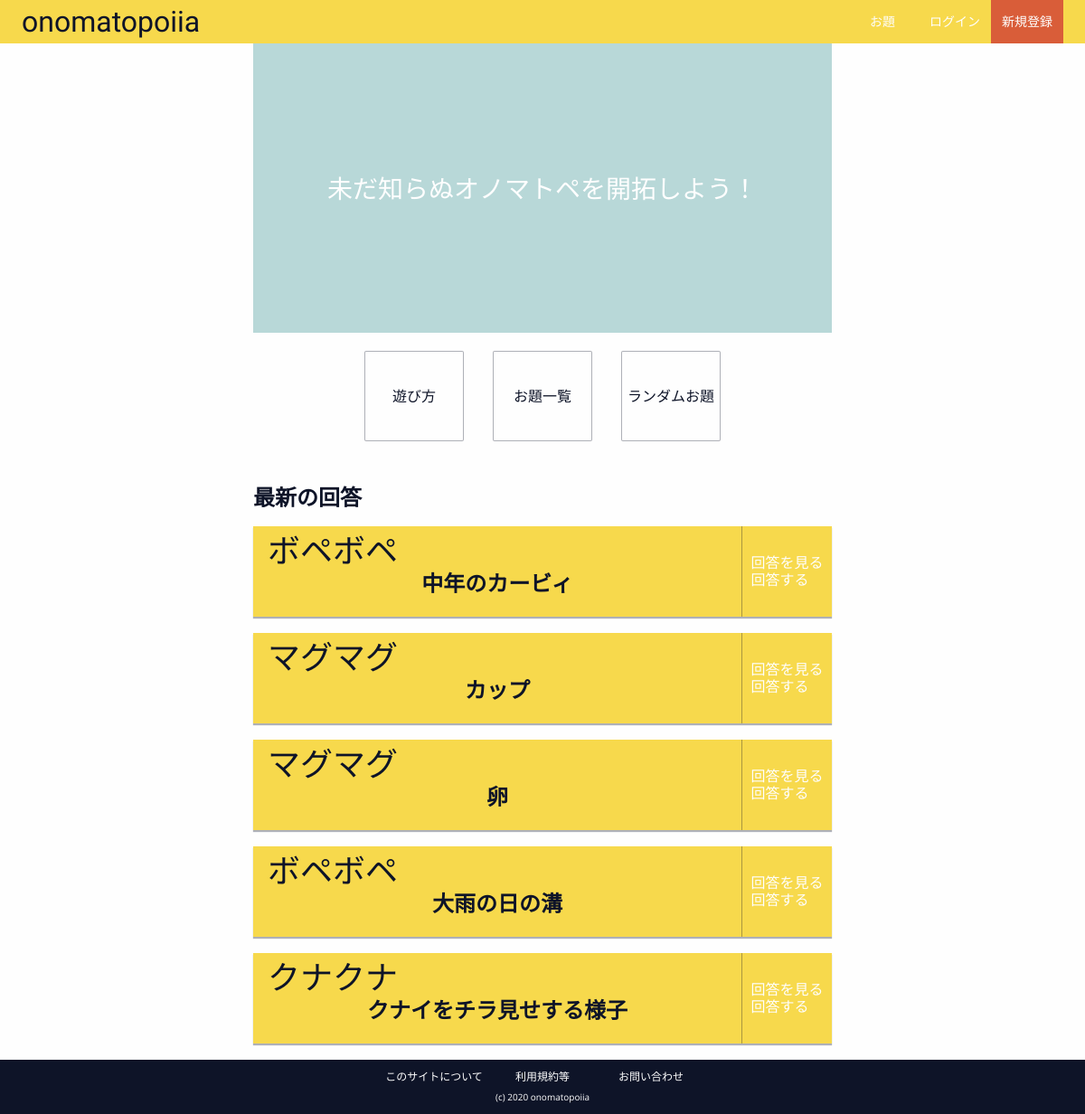
The app's page /, older data.
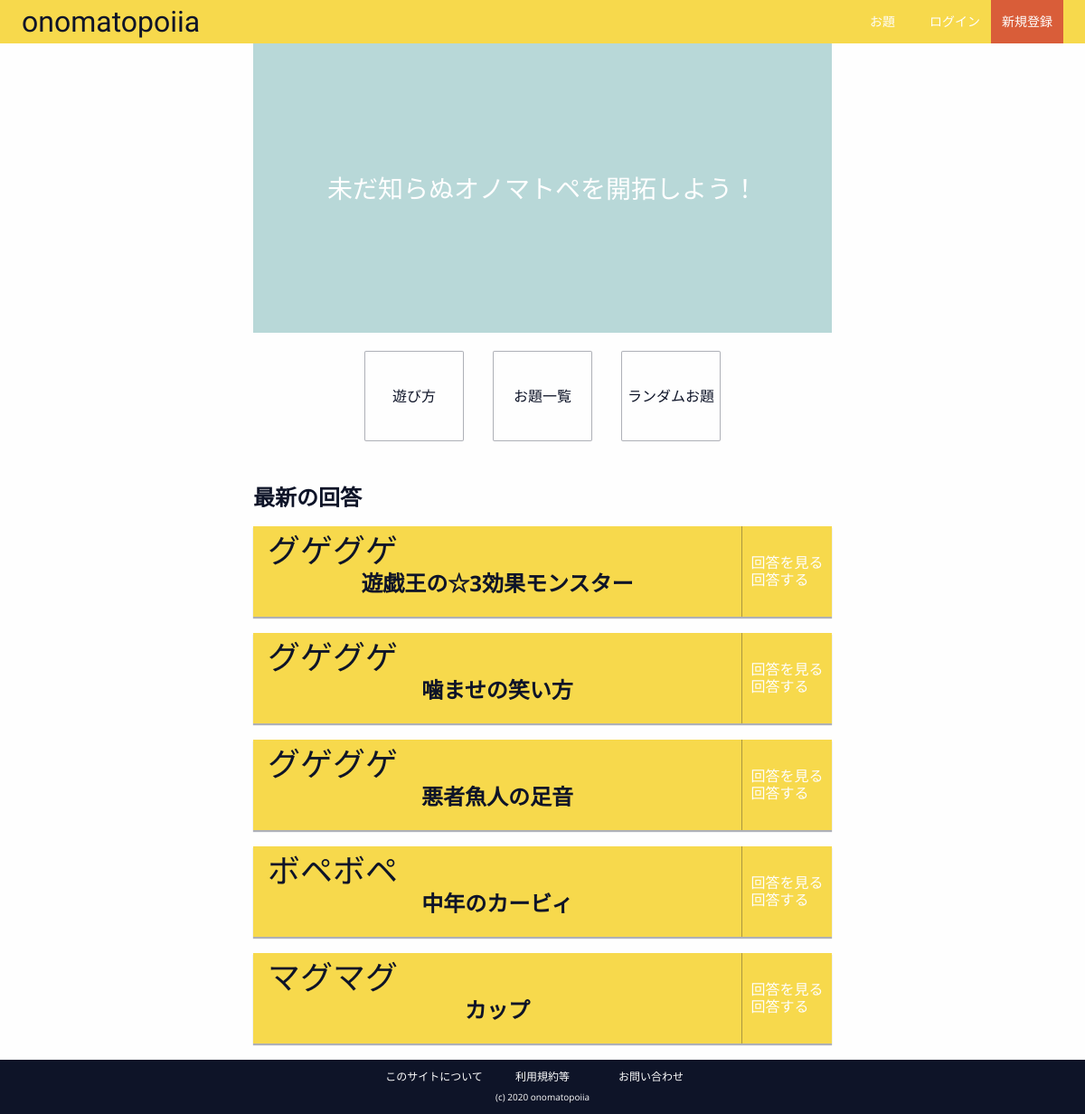
The same page, newer data.
### onomato/models.py (models this page shows, shortened)
class Answer(models.Model):
    odai = models.ForeignKey(Odai, on_delete=models.CASCADE)
    answer_text = models.CharField(max_length=50, null=False)
    pub_date = models.DateTimeField('date published')

class Odai(models.Model):
    odai_text = models.CharField(max_length=4)
    pub_date = models.DateTimeField('date published')

### onomato/views.py (the view)
# urls.py: path('', views.index, name='index'),
def index(request):
    latest_answer = Answer.objects.order_by('-pub_date')[:5]
    context = {
        'latest_answer': latest_answer,
    }
    return render(request, 'index.html', context)

### templates/index.html (shortened to what this page needs)
{% extends 'base.html' %} {% load static %} {% block link %}
<link rel="stylesheet" href="{% static '/css/index.css' %}" />
{% endblock %} {% block content %}
<div class="main__top">
  <div class="main__top__first-view">
    <p>
      未だ知らぬオノマトペを開拓しよう！
    </p>
  </div>
  <div class="main__top__navs">
    <a href="{% url 'onomato:about' %}" class="main__top__navs__item">遊び方</a>
    <a href="{% url 'onomato:odai_index' %}" class="main__top__navs__item">
      お題一覧
    </a>
    <a href="#" class="main__top__navs__item">
      ランダムお題
    </a>
  </div>
  <div class="main__top__latest-answers">
    <h2 class="main__top__latest-answers__title">最新の回答</h2>
    {% if latest_answer %} {% for answer in latest_answer %}
    <div class="main__top__latest-answers__answer">
      <div class="main__top__latest-answers__answer__odai-answer">
        <p class="main__top__latest-answers__answer__odai-answer__odai-text">
          {{ answer.odai.odai_text }}
        </p>
        <div
          class="main__top__latest-answers__answer__odai-answer__answer-text"
        >
          {{ answer.answer_text }}
        </div>
      </div>
      <a
        href="odai/{{ answer.odai.id }}"
        class="main__top__latest-answers__answer__detail-link"
      >
        <div>
          <div class="main__top__latest-answers__answer__detail-link__text">
            回答を見る
          </div>
          <div class="main__top__latest-answers__answer__detail-link__text">
            回答する
          </div>
        </div>
      </a>
    </div>
    {% endfor %} {% endif %}
  </div>
</div>
{% endblock %}

Row changes from the older to the newer data that the page shows:
no longer on this page (row unchanged): Answer: odai.odai_text "マグマグ", answer_text "卵"
no longer on this page (row unchanged): Answer: odai.odai_text "ボペボペ", answer_text "大雨の日の溝"
no longer on this page (row unchanged): Answer: odai.odai_text "クナクナ", answer_text "クナイをチラ見せする様子"
added Answer: odai.odai_text "グゲグゲ", answer_text "遊戯王の☆3効果モンスター"
added Answer: odai.odai_text "グゲグゲ", answer_text "噛ませの笑い方"
added Answer: odai.odai_text "グゲグゲ", answer_text "悪者魚人の足音"
